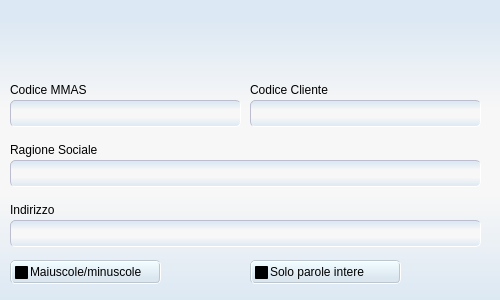
<?xml version="1.0" encoding="UTF-8"?>
<ui version="4.0">
 <class>MainWindowRicercaAnagrafica</class>
 <widget class="QMainWindow" name="MainWindowRicercaAnagrafica">
  <property name="windowModality">
   <enum>Qt::ApplicationModal</enum>
  </property>
  <property name="geometry">
   <rect>
    <x>0</x>
    <y>0</y>
    <width>500</width>
    <height>300</height>
   </rect>
  </property>
  <property name="sizePolicy">
   <sizepolicy hsizetype="Fixed" vsizetype="Fixed">
    <horstretch>0</horstretch>
    <verstretch>0</verstretch>
   </sizepolicy>
  </property>
  <property name="minimumSize">
   <size>
    <width>500</width>
    <height>300</height>
   </size>
  </property>
  <property name="maximumSize">
   <size>
    <width>500</width>
    <height>300</height>
   </size>
  </property>
  <property name="windowTitle">
   <string>Ricerca Anagrafica</string>
  </property>
  <property name="windowIcon">
   <iconset resource="stile_ricerca_anagrafica.qrc">
    <normaloff>:/resources/World.png</normaloff>:/resources/World.png</iconset>
  </property>
  <property name="styleSheet">
   <string notr="true"/>
  </property>
  <widget class="QWidget" name="centralWidget">
   <property name="styleSheet">
    <string notr="true"> /* sets background color  */
QWidget {
background-color:rgba(255,255,255,0);
}
QWidget#centralWidget{
	/*background-color: qlineargradient(spread:reflect, x1:0, y1:1, x2:0, y2:0, stop:0 rgba(217, 239, 255, 255), stop:0.5 rgba(239, 248, 255, 255), stop:1 rgba(210, 236, 255, 255));
	background-color: qlineargradient(spread:pad, x1:0, y1:1, x2:0, y2:0, stop:0 rgba(223, 246, 255, 255), stop:0.481132 rgba(243, 243, 243, 255), stop:0.995261 rgba(223, 246, 255, 255));*/
	
	background-color: qlineargradient(spread:pad, x1:0, y1:1, x2:0, y2:0, stop:0 rgba(220, 232, 243, 255), stop:0.35545 rgba(247, 247, 247, 255), stop:0.635071 rgba(247, 247, 247, 255), stop:0.933649 rgba(220, 232, 243, 255));
	
}
QLineEdit {
     border: 1px inset rgb(188, 189, 207);
     border-radius: 5px;
     padding: 0 3px;
	/*background-color: qlineargradient(spread:pad, x1:0, y1:1, x2:0, y2:0, stop:0.127962 rgba(239, 251, 254, 255), stop:0.862559 rgba(219, 230, 239, 255));*/
	background-color: qlineargradient(spread:pad, x1:0, y1:1, x2:0, y2:0, stop:0 rgba(220, 232, 243, 255), stop:0.35545 rgba(247, 247, 247, 255), stop:0.635071 rgba(247, 247, 247, 255), stop:0.933649 rgba(220, 232, 243, 255));
     font: 11pt &quot;Arial&quot;;

 }</string>
   </property>
   <widget class="QLabel" name="label">
    <property name="geometry">
     <rect>
      <x>10</x>
      <y>80</y>
      <width>121</width>
      <height>19</height>
     </rect>
    </property>
    <property name="font">
     <font>
      <family>Arial</family>
     </font>
    </property>
    <property name="text">
     <string>Codice MMAS</string>
    </property>
   </widget>
   <widget class="QLabel" name="label_2">
    <property name="geometry">
     <rect>
      <x>250</x>
      <y>80</y>
      <width>121</width>
      <height>19</height>
     </rect>
    </property>
    <property name="font">
     <font>
      <family>Arial</family>
     </font>
    </property>
    <property name="text">
     <string>Codice Cliente</string>
    </property>
   </widget>
   <widget class="QLineEdit" name="text_codiceMMAS">
    <property name="geometry">
     <rect>
      <x>10</x>
      <y>100</y>
      <width>231</width>
      <height>27</height>
     </rect>
    </property>
    <property name="focusPolicy">
     <enum>Qt::StrongFocus</enum>
    </property>
   </widget>
   <widget class="QLineEdit" name="text_codcliente">
    <property name="geometry">
     <rect>
      <x>250</x>
      <y>100</y>
      <width>231</width>
      <height>27</height>
     </rect>
    </property>
    <property name="focusPolicy">
     <enum>Qt::StrongFocus</enum>
    </property>
   </widget>
   <widget class="QLabel" name="label_3">
    <property name="geometry">
     <rect>
      <x>10</x>
      <y>140</y>
      <width>131</width>
      <height>19</height>
     </rect>
    </property>
    <property name="font">
     <font>
      <family>Arial</family>
     </font>
    </property>
    <property name="text">
     <string>Ragione Sociale</string>
    </property>
   </widget>
   <widget class="QLineEdit" name="text_ragionesociale">
    <property name="geometry">
     <rect>
      <x>10</x>
      <y>160</y>
      <width>471</width>
      <height>27</height>
     </rect>
    </property>
    <property name="focusPolicy">
     <enum>Qt::StrongFocus</enum>
    </property>
   </widget>
   <widget class="QLabel" name="label_4">
    <property name="geometry">
     <rect>
      <x>10</x>
      <y>200</y>
      <width>91</width>
      <height>19</height>
     </rect>
    </property>
    <property name="font">
     <font>
      <family>Arial</family>
     </font>
    </property>
    <property name="text">
     <string>Indirizzo</string>
    </property>
   </widget>
   <widget class="QLineEdit" name="text_indirizzo">
    <property name="geometry">
     <rect>
      <x>10</x>
      <y>220</y>
      <width>471</width>
      <height>27</height>
     </rect>
    </property>
    <property name="focusPolicy">
     <enum>Qt::StrongFocus</enum>
    </property>
   </widget>
   <widget class="QCheckBox" name="check_minma">
    <property name="geometry">
     <rect>
      <x>10</x>
      <y>260</y>
      <width>151</width>
      <height>24</height>
     </rect>
    </property>
    <property name="focusPolicy">
     <enum>Qt::NoFocus</enum>
    </property>
    <property name="styleSheet">
     <string notr="true">QCheckBox {
     spacing: 2px;
     border:2px groove rgb(188,198,207);   
	/*background-color: qlineargradient(spread:pad, x1:0, y1:1, x2:0, y2:0, stop:0 rgba(169, 228, 255, 255), stop:1 rgba(255, 255, 255, 255));*/
	
	background-color: qlineargradient(spread:pad, x1:0, y1:1, x2:0, y2:0, stop:0.208531 rgba(219, 230, 239, 255), stop:0.905213 rgba(239, 251, 254, 255));
     border-radius: 5px;
     padding: 0 3px;
         font: 10pt &quot;Arial&quot;;
 }
QCheckBox::indicator {
     width: 13px;
     height: 13px;
 }

QCheckBox::indicator:unchecked {
	
	image: url(:/resources/checkbox_off_en.png);
 }


 QCheckBox::indicator:checked {
	
	image: url(:/resources/checkbox_on_enabled.png);
 }

QCheckBox::indicator:unchecked:!enabled {
	
	image: url(:/resources/checkbox_off_dis.png);
 }

 QCheckBox::indicator:checked:!enabled {
    
	image: url(:/resources/checkbox_on_disabled.png);
 }

QCheckBox::indicator:unchecked:hover {
	
	image: url(:/resources/checkbox_off_enabled_hover.png);
 }


 QCheckBox::indicator:checked:hover {
	
	image: url(:/resources/checkbox_on_enabled_hover.png);
 }


 

</string>
    </property>
    <property name="text">
     <string>Maiuscole/minuscole</string>
    </property>
   </widget>
   <widget class="QCheckBox" name="check_int">
    <property name="geometry">
     <rect>
      <x>250</x>
      <y>260</y>
      <width>151</width>
      <height>24</height>
     </rect>
    </property>
    <property name="focusPolicy">
     <enum>Qt::NoFocus</enum>
    </property>
    <property name="styleSheet">
     <string notr="true">QCheckBox {
     spacing: 2px;
     border:2px groove rgb(188,198,207);   
	/*background-color: qlineargradient(spread:pad, x1:0, y1:1, x2:0, y2:0, stop:0 rgba(169, 228, 255, 255), stop:1 rgba(255, 255, 255, 255));*/
	
	background-color: qlineargradient(spread:pad, x1:0, y1:1, x2:0, y2:0, stop:0.208531 rgba(219, 230, 239, 255), stop:0.905213 rgba(239, 251, 254, 255));
     border-radius: 5px;
     padding: 0 3px;
         font: 10pt &quot;Arial&quot;;
 }
QCheckBox::indicator {
     width: 13px;
     height: 13px;
 }

QCheckBox::indicator:unchecked {
	
	image: url(:/resources/checkbox_off_en.png);
 }


 QCheckBox::indicator:checked {
	
	image: url(:/resources/checkbox_on_enabled.png);
 }

QCheckBox::indicator:unchecked:!enabled {
	
	image: url(:/resources/checkbox_off_dis.png);
 }

 QCheckBox::indicator:checked:!enabled {
    
	image: url(:/resources/checkbox_on_disabled.png);
 }

QCheckBox::indicator:unchecked:hover {
	
	image: url(:/resources/checkbox_off_enabled_hover.png);
 }


 QCheckBox::indicator:checked:hover {
	
	image: url(:/resources/checkbox_on_enabled_hover.png);
 }


 

</string>
    </property>
    <property name="text">
     <string>Solo parole intere</string>
    </property>
   </widget>
   <widget class="QPushButton" name="trovaButton">
    <property name="geometry">
     <rect>
      <x>440</x>
      <y>10</y>
      <width>50</width>
      <height>50</height>
     </rect>
    </property>
    <property name="focusPolicy">
     <enum>Qt::NoFocus</enum>
    </property>
    <property name="styleSheet">
     <string notr="true">/* pushbutton style */
QPushButton {
     border: 1px groove rgba(255,255,255,0);
     border-radius: 5px;
	background-color: rgba(255, 255, 255,0);
	
	image: url(:/resources/filter_ok_not_hov.png);

 }

 QPushButton:hover {
     border: 1px outset rgb(188, 189, 207);
border-radius:3px;
	background-color: rgba(255, 255, 255, 0);
	
	image: url(:/resources/filter_ok.png);
 } 
QPushButton:pressed {
     border: 3px inset rgb(188, 189, 207);
	border-radius:3px;
 } 
</string>
    </property>
    <property name="text">
     <string/>
    </property>
   </widget>
  </widget>
 </widget>
 <layoutdefault spacing="6" margin="11"/>
 <resources>
  <include location="stile_ricerca_anagrafica.qrc"/>
 </resources>
 <connections/>
</ui>
